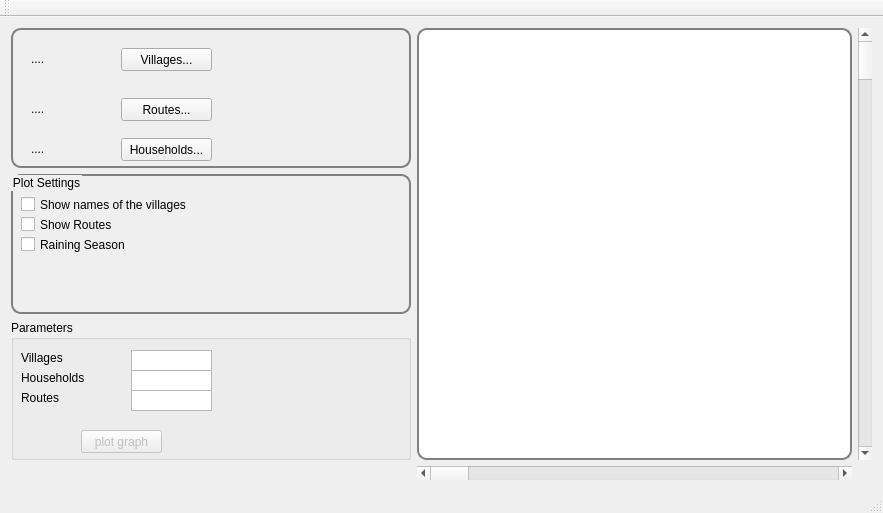
<?xml version="1.0" encoding="UTF-8"?>
<ui version="4.0">
 <class>MainWindow</class>
 <widget class="QMainWindow" name="MainWindow">
  <property name="geometry">
   <rect>
    <x>0</x>
    <y>0</y>
    <width>883</width>
    <height>513</height>
   </rect>
  </property>
  <property name="sizePolicy">
   <sizepolicy hsizetype="Expanding" vsizetype="Expanding">
    <horstretch>0</horstretch>
    <verstretch>0</verstretch>
   </sizepolicy>
  </property>
  <property name="windowTitle">
   <string>MainWindow</string>
  </property>
  <widget class="QWidget" name="centralWidget">
   <layout class="QVBoxLayout" name="verticalLayout">
    <item>
     <layout class="QGridLayout" name="gridLayout">
      <item row="3" column="1">
       <widget class="QScrollBar" name="horizontalScrollBar">
        <property name="value">
         <number>0</number>
        </property>
        <property name="orientation">
         <enum>Qt::Horizontal</enum>
        </property>
       </widget>
      </item>
      <item row="1" column="0">
       <widget class="QGroupBox" name="groupBoxPlotSetting">
        <property name="styleSheet">
         <string notr="true">#groupBoxPlotSetting {
border: 2px solid gray;
border-radius: 10px;
}</string>
        </property>
        <property name="title">
         <string>Plot Settings</string>
        </property>
        <widget class="QCheckBox" name="checkBoxVillageNames">
         <property name="geometry">
          <rect>
           <x>10</x>
           <y>20</y>
           <width>191</width>
           <height>21</height>
          </rect>
         </property>
         <property name="text">
          <string>Show names of the villages</string>
         </property>
        </widget>
        <widget class="QCheckBox" name="checkBoxShowRoutes">
         <property name="geometry">
          <rect>
           <x>10</x>
           <y>40</y>
           <width>111</width>
           <height>21</height>
          </rect>
         </property>
         <property name="text">
          <string>Show Routes</string>
         </property>
        </widget>
        <widget class="QCheckBox" name="checkBoxRainingSeazon">
         <property name="geometry">
          <rect>
           <x>10</x>
           <y>60</y>
           <width>131</width>
           <height>21</height>
          </rect>
         </property>
         <property name="sizePolicy">
          <sizepolicy hsizetype="Minimum" vsizetype="Fixed">
           <horstretch>0</horstretch>
           <verstretch>0</verstretch>
          </sizepolicy>
         </property>
         <property name="text">
          <string>Raining Season</string>
         </property>
        </widget>
       </widget>
      </item>
      <item row="0" column="0">
       <widget class="QFrame" name="frame">
        <property name="sizePolicy">
         <sizepolicy hsizetype="Fixed" vsizetype="Fixed">
          <horstretch>0</horstretch>
          <verstretch>0</verstretch>
         </sizepolicy>
        </property>
        <property name="maximumSize">
         <size>
          <width>400</width>
          <height>300</height>
         </size>
        </property>
        <property name="styleSheet">
         <string notr="true">#frame {
border: 2px solid gray;
border-radius: 10px;
}</string>
        </property>
        <property name="frameShape">
         <enum>QFrame::StyledPanel</enum>
        </property>
        <property name="frameShadow">
         <enum>QFrame::Raised</enum>
        </property>
        <widget class="QPushButton" name="buttonOpenVillages">
         <property name="geometry">
          <rect>
           <x>110</x>
           <y>20</y>
           <width>91</width>
           <height>23</height>
          </rect>
         </property>
         <property name="text">
          <string>Villages...</string>
         </property>
        </widget>
        <widget class="QLabel" name="labFile1">
         <property name="geometry">
          <rect>
           <x>20</x>
           <y>20</y>
           <width>91</width>
           <height>21</height>
          </rect>
         </property>
         <property name="autoFillBackground">
          <bool>false</bool>
         </property>
         <property name="text">
          <string>....</string>
         </property>
        </widget>
        <widget class="QLabel" name="labFile2">
         <property name="geometry">
          <rect>
           <x>20</x>
           <y>70</y>
           <width>91</width>
           <height>21</height>
          </rect>
         </property>
         <property name="sizePolicy">
          <sizepolicy hsizetype="Fixed" vsizetype="Preferred">
           <horstretch>0</horstretch>
           <verstretch>0</verstretch>
          </sizepolicy>
         </property>
         <property name="autoFillBackground">
          <bool>false</bool>
         </property>
         <property name="text">
          <string>....</string>
         </property>
        </widget>
        <widget class="QLabel" name="labFile3">
         <property name="geometry">
          <rect>
           <x>20</x>
           <y>110</y>
           <width>91</width>
           <height>21</height>
          </rect>
         </property>
         <property name="autoFillBackground">
          <bool>false</bool>
         </property>
         <property name="text">
          <string>....</string>
         </property>
        </widget>
        <widget class="QPushButton" name="buttonOpenRoutes">
         <property name="geometry">
          <rect>
           <x>110</x>
           <y>70</y>
           <width>91</width>
           <height>23</height>
          </rect>
         </property>
         <property name="text">
          <string>Routes...</string>
         </property>
        </widget>
        <widget class="QPushButton" name="buttonOpenHouseh">
         <property name="geometry">
          <rect>
           <x>110</x>
           <y>110</y>
           <width>91</width>
           <height>23</height>
          </rect>
         </property>
         <property name="text">
          <string>Households...</string>
         </property>
        </widget>
       </widget>
      </item>
      <item row="2" column="0">
       <widget class="QGroupBox" name="groupBoxPar">
        <property name="enabled">
         <bool>true</bool>
        </property>
        <property name="sizePolicy">
         <sizepolicy hsizetype="Fixed" vsizetype="Fixed">
          <horstretch>0</horstretch>
          <verstretch>0</verstretch>
         </sizepolicy>
        </property>
        <property name="maximumSize">
         <size>
          <width>400</width>
          <height>300</height>
         </size>
        </property>
        <property name="title">
         <string>Parameters</string>
        </property>
        <widget class="QLabel" name="labelNumOfVillages">
         <property name="geometry">
          <rect>
           <x>10</x>
           <y>30</y>
           <width>57</width>
           <height>15</height>
          </rect>
         </property>
         <property name="text">
          <string>Villages</string>
         </property>
        </widget>
        <widget class="QLabel" name="labelNumOfHh">
         <property name="geometry">
          <rect>
           <x>10</x>
           <y>50</y>
           <width>81</width>
           <height>16</height>
          </rect>
         </property>
         <property name="text">
          <string>Households</string>
         </property>
        </widget>
        <widget class="QTextEdit" name="textEditN">
         <property name="geometry">
          <rect>
           <x>120</x>
           <y>30</y>
           <width>81</width>
           <height>21</height>
          </rect>
         </property>
         <property name="verticalScrollBarPolicy">
          <enum>Qt::ScrollBarAlwaysOff</enum>
         </property>
         <property name="horizontalScrollBarPolicy">
          <enum>Qt::ScrollBarAlwaysOff</enum>
         </property>
        </widget>
        <widget class="QTextEdit" name="textEditH">
         <property name="geometry">
          <rect>
           <x>120</x>
           <y>50</y>
           <width>81</width>
           <height>21</height>
          </rect>
         </property>
         <property name="verticalScrollBarPolicy">
          <enum>Qt::ScrollBarAlwaysOff</enum>
         </property>
         <property name="horizontalScrollBarPolicy">
          <enum>Qt::ScrollBarAlwaysOff</enum>
         </property>
        </widget>
        <widget class="QTextEdit" name="textEditR">
         <property name="geometry">
          <rect>
           <x>120</x>
           <y>70</y>
           <width>81</width>
           <height>21</height>
          </rect>
         </property>
         <property name="verticalScrollBarPolicy">
          <enum>Qt::ScrollBarAlwaysOff</enum>
         </property>
         <property name="horizontalScrollBarPolicy">
          <enum>Qt::ScrollBarAlwaysOff</enum>
         </property>
        </widget>
        <widget class="QLabel" name="labelNumOfR">
         <property name="geometry">
          <rect>
           <x>10</x>
           <y>70</y>
           <width>81</width>
           <height>16</height>
          </rect>
         </property>
         <property name="text">
          <string>Routes</string>
         </property>
        </widget>
        <widget class="QPushButton" name="buttonPlot">
         <property name="enabled">
          <bool>false</bool>
         </property>
         <property name="geometry">
          <rect>
           <x>70</x>
           <y>110</y>
           <width>81</width>
           <height>23</height>
          </rect>
         </property>
         <property name="styleSheet">
          <string notr="true">#buttonPlot{
background: rgb(238, 238, 238);
}</string>
         </property>
         <property name="text">
          <string>plot graph</string>
         </property>
        </widget>
       </widget>
      </item>
      <item row="0" column="1" rowspan="3">
       <widget class="QCustomPlot" name="widget" native="true">
        <property name="sizePolicy">
         <sizepolicy hsizetype="Preferred" vsizetype="Preferred">
          <horstretch>0</horstretch>
          <verstretch>0</verstretch>
         </sizepolicy>
        </property>
        <property name="styleSheet">
         <string notr="true">#widget {
border: 2px solid gray;
border-radius: 10px;
background: white;
}</string>
        </property>
       </widget>
      </item>
      <item row="0" column="2" rowspan="3">
       <widget class="QScrollBar" name="verticalScrollBar">
        <property name="value">
         <number>0</number>
        </property>
        <property name="orientation">
         <enum>Qt::Vertical</enum>
        </property>
       </widget>
      </item>
     </layout>
    </item>
   </layout>
  </widget>
  <widget class="QMenuBar" name="menuBar">
   <property name="geometry">
    <rect>
     <x>0</x>
     <y>0</y>
     <width>883</width>
     <height>20</height>
    </rect>
   </property>
  </widget>
  <widget class="QToolBar" name="mainToolBar">
   <attribute name="toolBarArea">
    <enum>TopToolBarArea</enum>
   </attribute>
   <attribute name="toolBarBreak">
    <bool>false</bool>
   </attribute>
  </widget>
  <widget class="QStatusBar" name="statusBar"/>
  <action name="actionVillages">
   <property name="text">
    <string>Villages</string>
   </property>
  </action>
 </widget>
 <layoutdefault spacing="6" margin="11"/>
 <customwidgets>
  <customwidget>
   <class>QCustomPlot</class>
   <extends>QWidget</extends>
   <header location="global">qcustomplot.h</header>
   <container>1</container>
  </customwidget>
 </customwidgets>
 <resources/>
 <connections/>
</ui>
